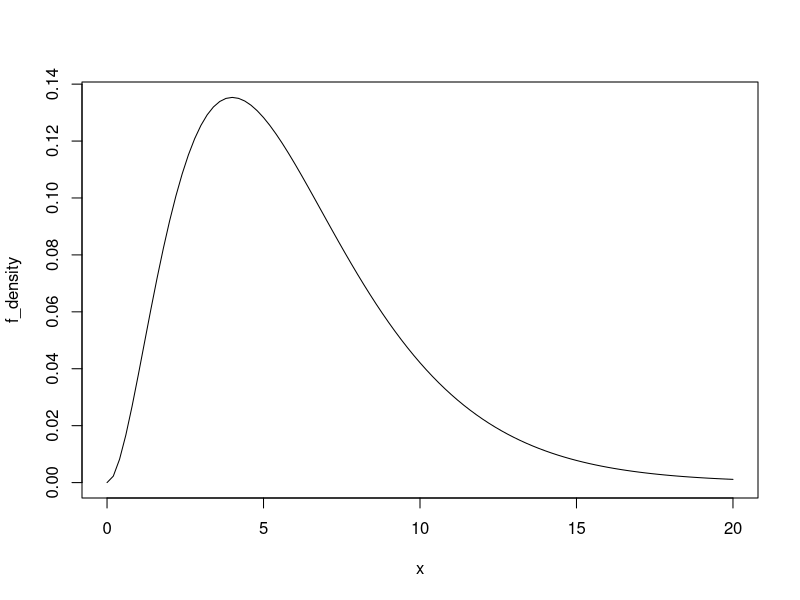
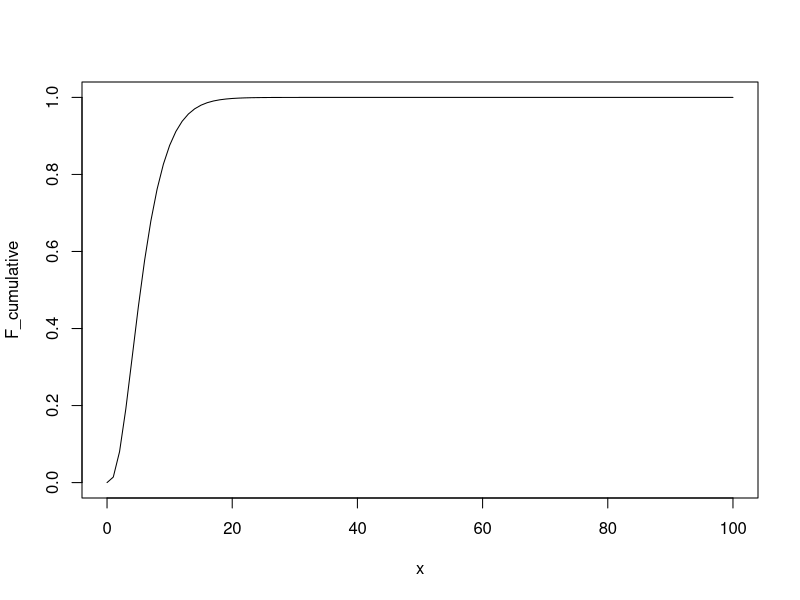
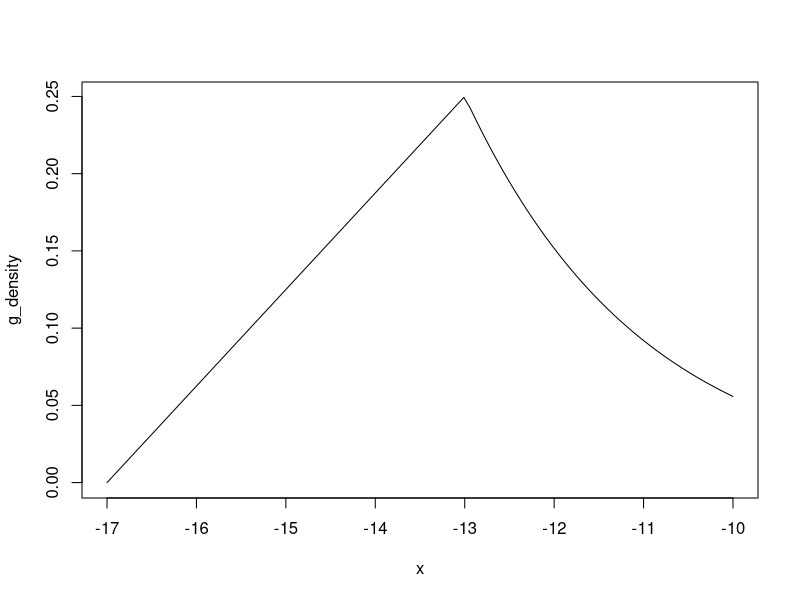
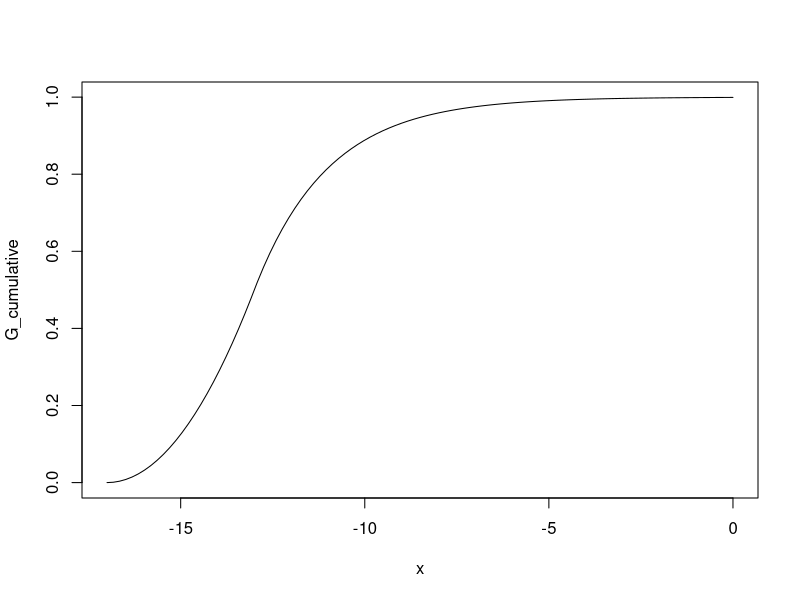
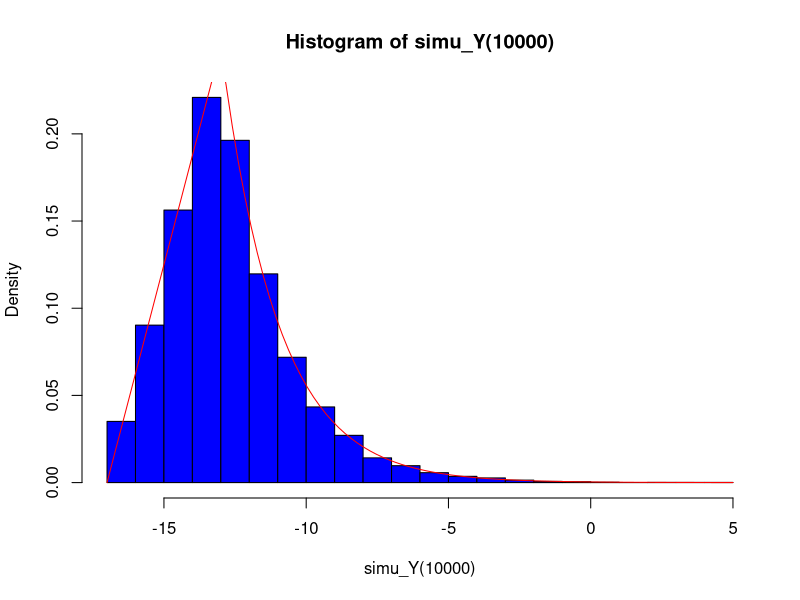
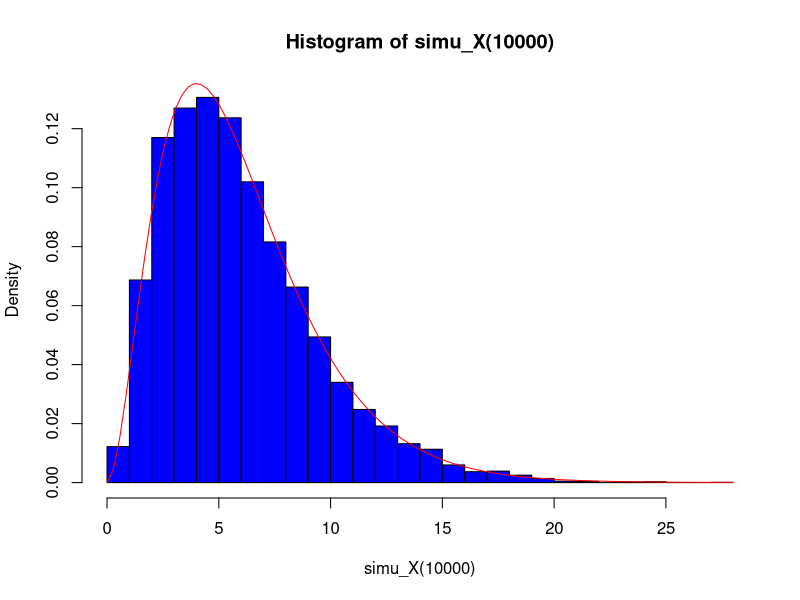
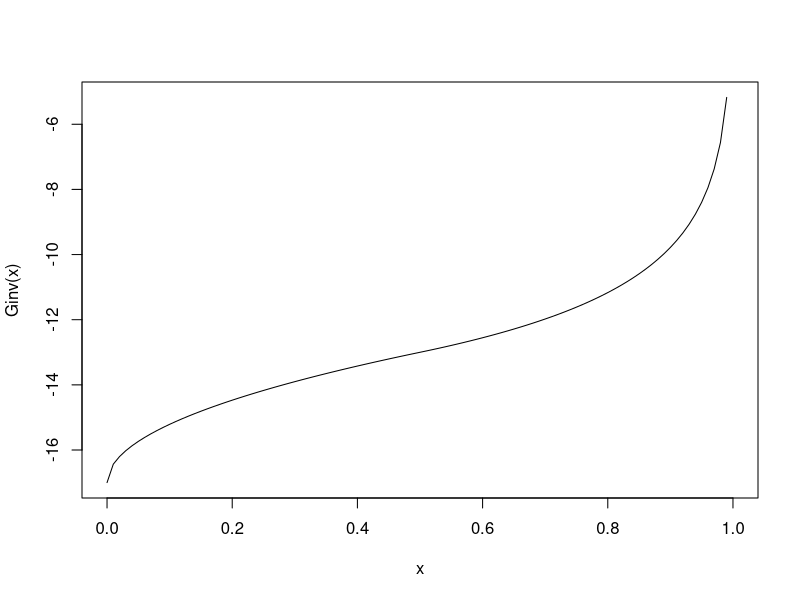
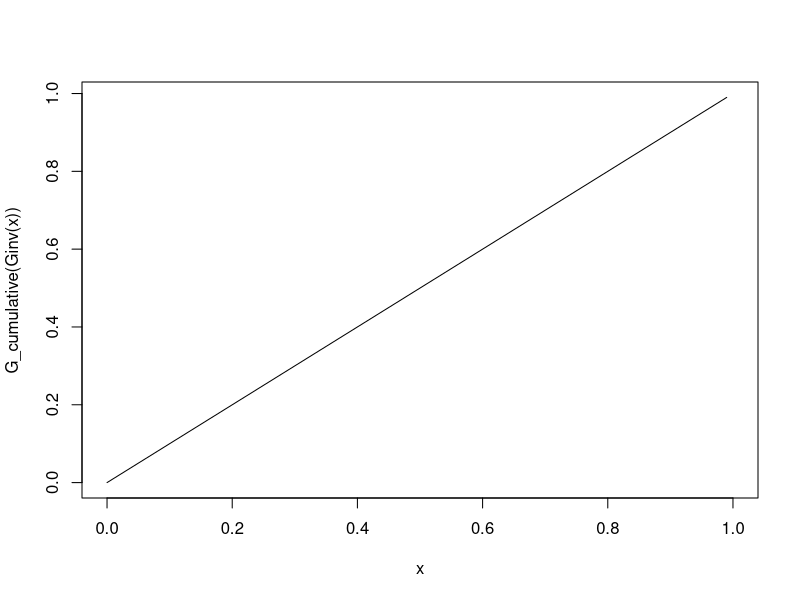

The R script that drew these images, in order: (Note: this script raises an error after producing the figures.)
## ---- chunk 1
knitr::opts_chunk$set(echo = TRUE)
## ---- chunk 2
f_density = function(x){
  alpha = 3
  theta = 2
  #shape = alpha , scale = theta 
  return( dgamma(x, shape = alpha, scale=theta))
}

F_cumulative <- function(x){
  alpha = 3
  theta = 2
  return(pgamma(x,shape=alpha, scale=theta))
}

g_density = function(y){
  mu = -13
  b = 2
  return( (y>=(mu-2*b) & y<=mu) * (y-mu+2*b)/(4*b^2) +  (y>mu) * 1/(2*b)*exp(-(y-mu)/b) )
}


G_cumulative <- function(y){
  mu = -13
  b = 2
  
  ret1 <- (y>=(mu-2*b) & y<=mu) *  (1/(8*b^2) * (y-mu+2*b)^2)

  ret2 <- (y>mu) *( 1-exp(-(y-mu)/b)/2)
  
  return(ret1+ret2)
}

## ---- chunk 3
#Quelques tests
stopifnot(g_density(-13) == 1/4)
stopifnot(g_density(-17) == 0 )
stopifnot(g_density(-11) ==( 1/4*exp(-1)))
stopifnot(G_cumulative(-17)==0) #mu-2b
stopifnot(G_cumulative(-13)==1/2) #mu
stopifnot(G_cumulative(-11)==1-exp(-1)/2) #mu+b

## ---- chunk 4
plot(f_density, xlim = c(0,20))
plot(F_cumulative, xlim = c(0,100))
plot(g_density, xlim = c(-17,-10))
plot(G_cumulative, xlim=c(-17,0))
## ---- chunk 5

Ginv <- function(u){
  mu = -13
  b = 2
  ret1 <- (u>=0 & u <=1/2) * (mu-2*b+b*sqrt(8*u))
  ret2 <- (u<=1 & u >1/2)  * ( mu-b*log(2*(1-u)))
  return (ret1+ret2)
}


simu_Y <- function(N){

  U = runif(N)
  GinvU = Ginv(U)
  return(GinvU)
}
simu_X <- function(N){
  alpha = 3
  theta = 2
  return(rgamma(N, shape = alpha, scale = theta))
}

hist(simu_Y(10000),  freq= FALSE, breaks = 25, col = 'blue', plot = TRUE)
curve(g_density, add= TRUE, col = 'red')


hist(simu_X(10000),  freq= FALSE, breaks = 25, col = 'blue', plot = TRUE)
curve(f_density, add= TRUE, col = 'red')

curve(Ginv, xlim = c(0,1))
curve(G_cumulative(Ginv(x)), xlim = c(0,1))
curve(Ginv(G_cumulative(x)), xlim = c(-17,-10))


## ---- chunk 6
library(glue)
simu1 <- function(N){
  # methode 1: sigma = sommes des carrés/N  - espérance^2
  s = 0
  s2 = 0 
  

  Y = simu_Y(N)
  X = simu_X(N)
  h = X+Y>0
  
  esp = 1/N*sum(h)
  var = 1/N * sum(h^2) - esp^2
  
  alpha = 0.05
  q = qnorm(1-alpha/2)
  margin = sqrt(var)*q/sqrt(N)
  print(glue::glue('Erreur quadratique moyenne:  {(var/N)}' ))
  print(glue::glue("Avec un risque de {alpha}-> resultat :  {esp} +/- {margin}"))
  return();
}
simu1(1000)
## ---- chunk 7
simu_erreur <- function(N){
  # methode 1: sigma = sommes des carrés/N  - espérance^2
  s = 0
  s2 = 0 
  

  Y = simu_Y(N)
  X = simu_X(N)
  h = X+Y>0
  
  esp = 1/seq(1,N)*cumsum(h)
  var_vector = 1/seq(1,N) * (cumsum(h^2) - esp^2) #pour des Nsim différents : [var(N1), var(N2), var(N3)...]
  erreur_quad = var_vector/seq(1,N)
  
  plot(esp)
  plot(erreur_quad)

}
simu_erreur(1000)

## ---- chunk 8
simu2 <- function(N){
  # methode 1: sigma = sommes des carrés/N  - espérance^2
  s = 0
  s2 = 0 
  
  Y = simu_Y(N) #ici, interviennent les U_i, par méthode de la fonction inverse
  h = 1-F_cumulative(-Y) #rappelons que t = 0

  
  
  esp = 1/N*sum(h)
  var = 1/N * sum(h^2) - esp^2
  
  alpha = 0.05
  q = qnorm(1-alpha/2)
  margin = sqrt(var)*q/sqrt(N)
  print(glue::glue('Erreur quadratique moyenne:  {(var/N)}' ))
  print(glue::glue("Avec un risque de {alpha}-> resultat :  {esp} +/- {margin}"))
}
#qs = (Ginv(c(0,0.1,0.3,0.4,0.5,0.7,0.9,0.99)))
simu2(1000)

## ---- chunk 9
simu3 <- function(N){

  alpha = 3
  theta = 2

  
  U = runif(N)
  Y = Ginv(U) #ici, interviennent les U_i
  Y2 = Ginv(1-U)
  h = (1 - F_cumulative(-Y) + 1-F_cumulative(-Y2))/2 #rappelons que t = 0
  

  
  
  esp = 1/N*sum(h)
  var = 1/N * sum(h^2) - esp^2
  
  alpha = 0.05
  q = qnorm(1-alpha/2)
  margin = sqrt(var)*q/sqrt(N)
  print(glue::glue('Erreur quadratique moyenne:  {(var/N)}' ))
  print(glue::glue("Avec un risque de {alpha}-> resultat :  {esp} +/- {margin}"))
}
simu3(1000)

## ---- chunk 10
espY <- function(N){
  U = runif(N)
  mu = -13
  Y = Ginv(U) #ici, interviennent les U_i
  Y2 = Ginv(1-U)
  h = (Y+Y2)/2  #rappelons que t = 0
  

  
  
  esp = 1/N*sum(h)
  var = 1/N * sum(h^2) - esp^2
  
  alpha = 0.05
  q = qnorm(1-alpha/2)
  margin = sqrt(var)*q/sqrt(N)
  print(glue::glue('Erreur quadratique moyenne:  {(var/N)}' ))
  print(glue::glue("Avec un risque de {alpha}-> resultat :  {esp} +/- {margin}"))
}
espY(100000)
b = 2
mu = -13
esp_theorique = -(12+2/3)
print("esp_theorique : ")
print(esp_theorique)
## ---- chunk 11
simu5 <- function(N){

  alpha = 3
  theta = 2
  b = 1
  m = -(12+2/3)
  
  U = runif(N)
  Y = Ginv(U) #ici, interviennent les U_i
  h = 1 - F_cumulative(-Y) - b*Y 
  
  moy = 1/N*sum(h)
  esp = moy + b*m
  var = 1/N * sum(h^2) - moy^2
  
  alpha = 0.05
  q = qnorm(1-alpha/2)
  margin = sqrt(var)*q/sqrt(N)
  print(glue::glue('Erreur quadratique moyenne:  {(var/N)}' ))
  print(glue::glue("Avec un risque de {alpha}-> resultat :  {esp} +/- {margin}"))
}
simu5(1000)

## ---- chunk 12
qgamma(0.6, shape = alpha , scale= theta) #qeps = 6.21
## ---- chunk 13
simu4 <- function(N){

  alpha = 3
  theta = 2
  
  s = 0 
  s2 = 0 

  U = runif(N)
  Uk = (seq(0,N-1) + U)/N
  
  
  Y = Ginv(Uk) #ici, interviennent les U_i
  X = rgamma(N, shape = alpha, scale = theta)
  
  
  #h est le vecteur des h(X_i,Y_i)
  h =  (X+Y > 0)*1. #rappelons que t = 0 
  
  
  
  esp = 1/N*sum(h)
  var = 1/N * sum(h^2) - esp^2
  
  alpha = 0.05
  q = qnorm(1-alpha/2)
  margin = sqrt(var)*q/sqrt(N)
  print(glue::glue('Erreur quadratique moyenne:  {(var/N)}' ))
  cat("Avec un risque de ", alpha, "-> resultat : ", esp, "+/-", margin)
}
#qs = (Ginv(c(0,0.1,0.3,0.4,0.5,0.7,0.9,0.99)))
simu4(1000)
## ---- chunk 14
simu42 <- function(N){

  alpha = 3
  theta = 2
  
  s = 0 
  s2 = 0 

  U = runif(N)
  Uk = (seq(0,N-1) + U)/N
  
  
  Y = Ginv(Uk) #ici, interviennent les U_i

  
  #h est le vecteur des h(X_i,Y_i)
  h =  1 - F_cumulative(-Y) #rappelons que t = 0 
  
  esp = 1/N*sum(h)
  var = 1/N * sum(h^2) - esp^2
  
  alpha = 0.05
  q = qnorm(1-alpha/2)
  margin = sqrt(var)*q/sqrt(N)
  print(glue::glue('Erreur quadratique moyenne:  {(var/N)}' ))
  cat("Avec un risque de ", alpha, "-> resultat : ", esp, "+/-", margin)
}
#qs = (Ginv(c(0,0.1,0.3,0.4,0.5,0.7,0.9,0.99)))
simu42(1000)
